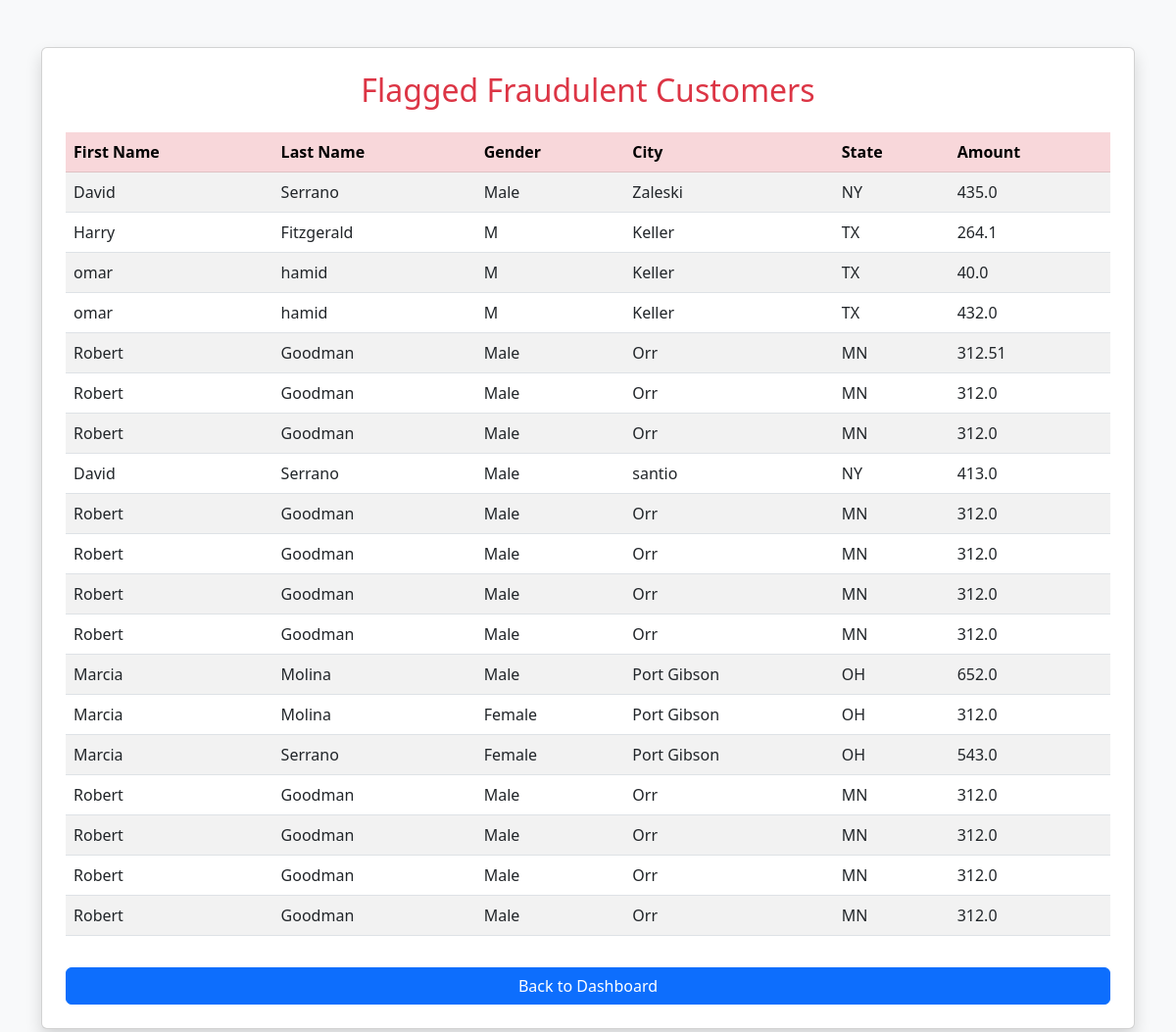
Screenshot of /admin/fraud (signed in) with the database file from the repository.
### app.py (models this page shows)
class Customer(db.Model):
    id = db.Column(db.Integer, primary_key=True)
    first = db.Column(db.String(100))
    last = db.Column(db.String(100))
    gender = db.Column(db.String(10))
    job = db.Column(db.String(100))
    category = db.Column(db.String(100))
    city = db.Column(db.String(100))
    state = db.Column(db.String(100))
    zip = db.Column(db.String(20))
    age = db.Column(db.Integer)
    amt = db.Column(db.Float)
    is_fraud = db.Column(db.Boolean)
    timestamp = db.Column(db.DateTime, default=datetime.utcnow)

### app.py (the view)
@app.route('/admin/fraud')
def admin_fraud():
    if 'admin' not in session:
        return redirect(url_for('admin_login'))
    customers = Customer.query.filter_by(is_fraud=True).all()
    return render_template('fraud_customers.html', customers=customers)

### templates/fraud_customers.html (shortened to what this page needs)
<!DOCTYPE html>
<html lang="en">
<head>
    <link href="https://cdn.jsdelivr.net/npm/bootstrap@5.3.0/dist/css/bootstrap.min.css" rel="stylesheet">
</head>
<body class="bg-light">
<div class="container py-5">
    <div class="card shadow p-4">
        <h2 class="text-center mb-4 text-danger">Flagged Fraudulent Customers</h2>
        <table class="table table-striped table-hover">
            <thead class="table-danger">
                <tr>
                    <th>First Name</th>
                    <th>Last Name</th>
                    <th>Gender</th>
                    <th>City</th>
                    <th>State</th>
                    <th>Amount</th>
                </tr>
            </thead>
            <tbody>
                {% for fraud in customers %}
                <tr>
                    <td>{{ fraud.first }}</td>
                    <td>{{ fraud.last }}</td>
                    <td>{{ fraud.gender }}</td>
                    <td>{{ fraud.city }}</td>
                    <td>{{ fraud.state }}</td>
                    <td>{{ fraud.amt }}</td>
                </tr>
                {% endfor %}
            </tbody>
        </table>
        <a href="/admin/dashboard" class="btn btn-primary mt-3">Back to Dashboard</a>
    </div>
</div>
</body>
</html>

### templates/fraud_customers.html (style rules this page uses)
body { background: url('/static/image/3-Credit-Card-Fraud-Detection.png') no-repeat center center; background-size: cover; min-height: 100vh; display: flex; align-items: center; justify-content: center; margin: 0; }

### rows the page displays
Customer: first "David", last "Serrano", gender "Male", city "Zaleski", state "NY", amt "435.0"
Customer: first "Harry", last "Fitzgerald", gender "M", city "Keller", state "TX", amt "264.1"
Customer: first "omar", last "hamid", gender "M", city "Keller", state "TX", amt "40.0"
Customer: first "omar", last "hamid", gender "M", city "Keller", state "TX", amt "432.0"
Customer: first "Robert", last "Goodman", gender "Male", city "Orr", state "MN", amt "312.51"
Customer: first "Robert", last "Goodman", gender "Male", city "Orr", state "MN", amt "312.0"
Customer: first "Robert", last "Goodman", gender "Male", city "Orr", state "MN", amt "312.0"
Customer: first "David", last "Serrano", gender "Male", city "santio", state "NY", amt "413.0"
Customer: first "Robert", last "Goodman", gender "Male", city "Orr", state "MN", amt "312.0"
Customer: first "Robert", last "Goodman", gender "Male", city "Orr", state "MN", amt "312.0"
Customer: first "Robert", last "Goodman", gender "Male", city "Orr", state "MN", amt "312.0"
Customer: first "Robert", last "Goodman", gender "Male", city "Orr", state "MN", amt "312.0"
Customer: first "Marcia", last "Molina", gender "Male", city "Port Gibson", state "OH", amt "652.0"
Customer: first "Marcia", last "Molina", gender "Female", city "Port Gibson", state "OH", amt "312.0"
Customer: first "Marcia", last "Serrano", gender "Female", city "Port Gibson", state "OH", amt "543.0"
Customer: first "Robert", last "Goodman", gender "Male", city "Orr", state "MN", amt "312.0"
Customer: first "Robert", last "Goodman", gender "Male", city "Orr", state "MN", amt "312.0"
Customer: first "Robert", last "Goodman", gender "Male", city "Orr", state "MN", amt "312.0"
Customer: first "Robert", last "Goodman", gender "Male", city "Orr", state "MN", amt "312.0"
